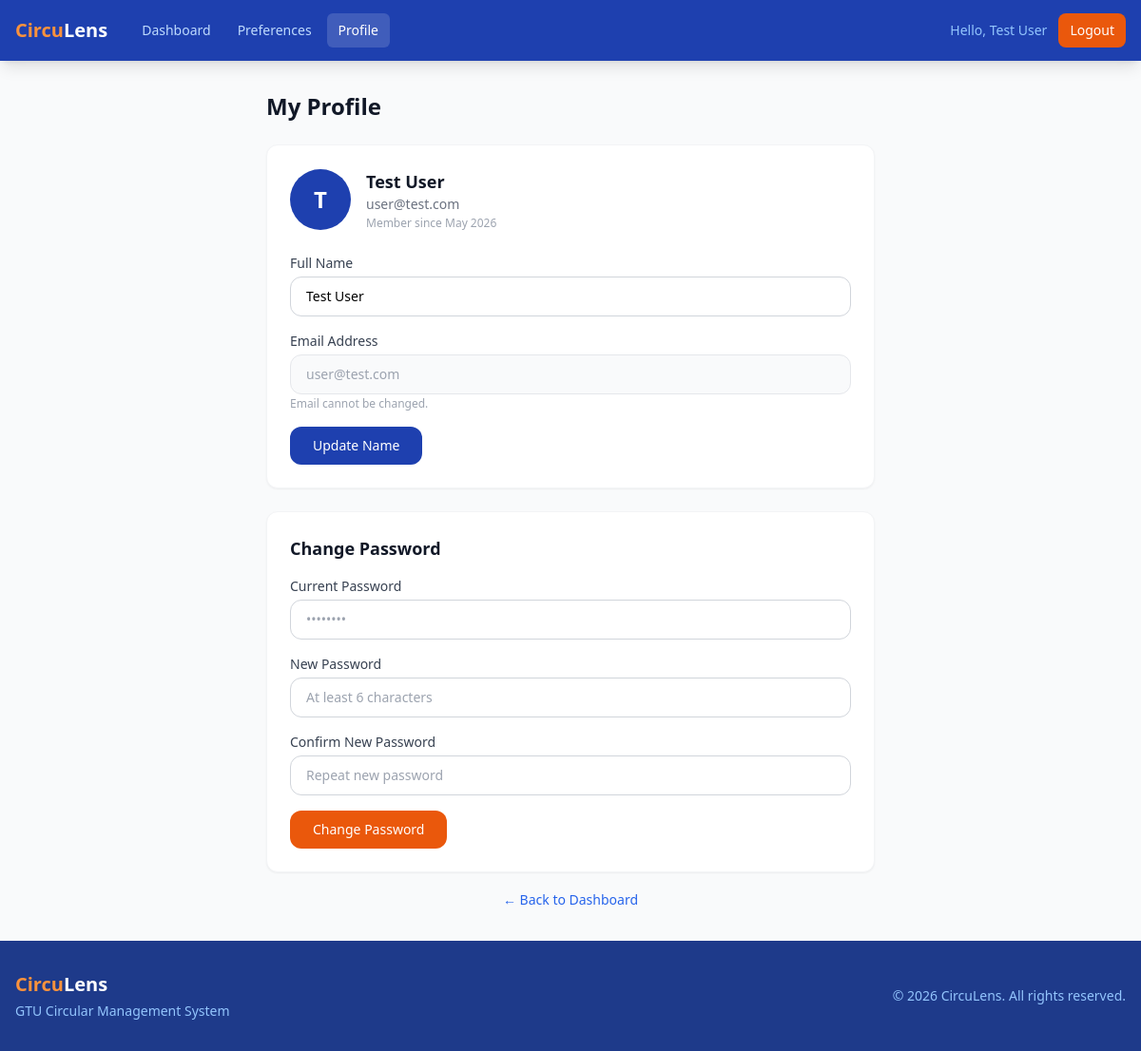
Screenshot of /user/profile.php (signed in) with the database file from the repository.
### tables this page shows
CREATE TABLE IF NOT EXISTS users (
    id             INT AUTO_INCREMENT PRIMARY KEY,
    name           VARCHAR(100) NOT NULL,
    email          VARCHAR(100) UNIQUE NOT NULL,
    password       VARCHAR(255),
    oauth_provider VARCHAR(20),
    oauth_id       VARCHAR(100),
    reset_token    VARCHAR(100),
    reset_expires  DATETIME,
    is_active      TINYINT(1)   DEFAULT 1,
    created_at     TIMESTAMP    DEFAULT CURRENT_TIMESTAMP,
    INDEX idx_email (email),
    INDEX idx_reset_token (reset_token)
);

### config/auth.php (called while the page is built, shortened)
<?php
function isUserLoggedIn(): bool {
    return isset($_SESSION['user_id']) && !empty($_SESSION['user_id']);
}
function getCurrentUser(): ?array {
    return [
        'id'    => $_SESSION['user_id'],
        'name'  => $_SESSION['user_name']  ?? '',
        'email' => $_SESSION['user_email'] ?? '',
    ];
}

### config/database.php (called while the page is built, shortened)
<?php
class Database {
    private static ?Database $instance = null;
    private PDO $pdo;
    private function __construct() {
        $dsn = 'mysql:host=' . DB_HOST . ';dbname=' . DB_NAME . ';charset=utf8mb4';
        $this->pdo = new PDO($dsn, DB_USER, DB_PASS, [
            PDO::ATTR_ERRMODE            => PDO::ERRMODE_EXCEPTION,
            PDO::ATTR_DEFAULT_FETCH_MODE => PDO::FETCH_ASSOC,
            PDO::ATTR_EMULATE_PREPARES   => false,
        ]);
    }
    public static function getInstance(): self {
        if (self::$instance === null) {
            self::$instance = new self();
        }
        return self::$instance;
    }
    public function getConnection(): PDO {
        return $this->pdo;
    }
}
function db(): PDO {
    return Database::getInstance()->getConnection();
}

### user/profile.php (the view, shortened to what this page needs)
<?php
require_once __DIR__ . '/../config/auth.php';
require_once __DIR__ . '/../config/database.php';
$user = getCurrentUser();
try {
    $stmt = db()->prepare('SELECT * FROM users WHERE id = ? LIMIT 1');
    $stmt->execute([$user['id']]);
    $userData = $stmt->fetch();
} catch (Exception $e) {
    $userData = null;
    $dbOk = false;
}
include __DIR__ . '/../includes/user_header.php';
?>
<div class="max-w-2xl mx-auto px-4 py-8">
    <h1 class="text-2xl font-bold text-gray-900 mb-6">My Profile</h1>
    <div class="bg-white rounded-xl shadow-sm border border-gray-100 p-6 mb-6">
        <div class="flex items-center gap-4 mb-6">
            <div class="w-16 h-16 bg-blue-800 rounded-full flex items-center justify-center text-white font-bold text-2xl">
                <?php echo strtoupper(mb_substr($user['name'], 0, 1)); ?>
            </div>
            <div>
                <h2 class="text-lg font-semibold text-gray-900"><?php echo htmlspecialchars($user['name']); ?></h2>
                <p class="text-gray-500 text-sm"><?php echo htmlspecialchars($user['email']); ?></p>
                <?php if ($userData): ?>
                    <p class="text-gray-400 text-xs mt-0.5">Member since <?php echo date('F Y', strtotime($userData['created_at'])); ?></p>
                <?php endif; ?>
            </div>
        </div>
        <form method="POST" class="space-y-4">
            <div>
                <label class="block text-sm font-medium text-gray-700 mb-1">Full Name</label>
                <input type="text" name="name" required maxlength="100"
                       value="<?php echo htmlspecialchars($userData['name'] ?? $user['name']); ?>"
                       class="w-full px-4 py-2.5 border border-gray-300 rounded-xl focus:outline-none focus:ring-2 focus:ring-blue-500 text-sm">
            </div>
            <div>
                <label class="block text-sm font-medium text-gray-700 mb-1">Email Address</label>
                <input type="email" value="<?php echo htmlspecialchars($user['email']); ?>" disabled
                       class="w-full px-4 py-2.5 border border-gray-200 rounded-xl bg-gray-50 text-gray-400 text-sm">
                <p class="text-gray-400 text-xs mt-0.5">Email cannot be changed.</p>
            </div>
            <button type="submit" class="bg-blue-800 hover:bg-blue-700 text-white px-6 py-2.5 rounded-xl text-sm font-medium transition-colors">
                Update Name
            </button>
        </form>
    </div>
    <div class="bg-white rounded-xl shadow-sm border border-gray-100 p-6">
        <h2 class="text-lg font-semibold text-gray-900 mb-4">Change Password</h2>
        <form method="POST" class="space-y-4">
            <div>
                <label class="block text-sm font-medium text-gray-700 mb-1">Current Password</label>
                <input type="password" name="current_password" required autocomplete="current-password"
                       class="w-full px-4 py-2.5 border border-gray-300 rounded-xl focus:outline-none focus:ring-2 focus:ring-blue-500 text-sm"
                       placeholder="••••••••">
            </div>
            <div>
                <label class="block text-sm font-medium text-gray-700 mb-1">New Password</label>
                <input type="password" name="new_password" required minlength="6" autocomplete="new-password"
                       class="w-full px-4 py-2.5 border border-gray-300 rounded-xl focus:outline-none focus:ring-2 focus:ring-blue-500 text-sm"
                       placeholder="At least 6 characters">
            </div>
            <div>
                <label class="block text-sm font-medium text-gray-700 mb-1">Confirm New Password</label>
                <input type="password" name="confirm" required autocomplete="new-password"
                       class="w-full px-4 py-2.5 border border-gray-300 rounded-xl focus:outline-none focus:ring-2 focus:ring-blue-500 text-sm"
                       placeholder="Repeat new password">
            </div>
            <button type="submit" class="bg-orange-600 hover:bg-orange-500 text-white px-6 py-2.5 rounded-xl text-sm font-medium transition-colors">
                Change Password
            </button>
        </form>
    </div>
    <div class="mt-4 text-center">
        <a href="<?php echo APP_URL; ?>/user/dashboard.php" class="text-blue-600 hover:text-blue-800 text-sm">← Back to Dashboard</a>
    </div>
</div>
<?php include __DIR__ . '/../includes/user_footer.php'; ?>

### includes/user_header.php (shortened to what this page needs)
<?php
require_once __DIR__ . '/../config/auth.php';
$user  = getCurrentUser();
?>
<!DOCTYPE html>
<html lang="en">
<head>
    <script src="https://cdn.tailwindcss.com"></script>
    <link rel="stylesheet" href="<?php echo APP_URL; ?>/assets/css/style.css">
</head>
<body class="bg-gray-50 min-h-screen flex flex-col">
<nav class="bg-blue-800 shadow-lg">
    <div class="max-w-7xl mx-auto px-4">
        <div class="flex justify-between items-center h-16">
            <div class="flex items-center space-x-6">
                <a href="<?php echo APP_URL; ?>" class="flex items-center">
                    <span class="text-orange-400 font-bold text-xl">Circu</span><span class="text-white font-bold text-xl">Lens</span>
                </a>
                <div class="hidden md:flex space-x-1">
                    <a href="<?php echo APP_URL; ?>/user/dashboard.php"   class="text-blue-200 hover:text-white text-sm font-medium px-3 py-2 rounded-md hover:bg-blue-700">Dashboard</a>
                    <a href="<?php echo APP_URL; ?>/user/preferences.php" class="text-blue-200 hover:text-white text-sm font-medium px-3 py-2 rounded-md hover:bg-blue-700">Preferences</a>
                    <a href="<?php echo APP_URL; ?>/user/profile.php"     class="text-blue-200 hover:text-white text-sm font-medium px-3 py-2 rounded-md hover:bg-blue-700">Profile</a>
                </div>
            </div>
            <div class="flex items-center space-x-3">
                <span class="text-blue-300 text-sm hidden md:block">Hello, <?php echo htmlspecialchars($user['name']); ?></span>
                <a href="<?php echo APP_URL; ?>/user/logout.php" class="bg-orange-600 hover:bg-orange-500 text-white px-3 py-2 rounded-lg text-sm font-medium">Logout</a>
            </div>
        </div>
    </div>
</nav>
<main class="flex-1">

### assets/css/style.css (style rules this page uses)
* { transition-property: color, background-color, border-color, box-shadow; transition-timing-function: cubic-bezier(0.4, 0, 0.2, 1); transition-duration: 150ms; }
nav a.active { color: white !important; background: rgba(255, 255, 255, 0.15); border-radius: 6px; }

### rows the page displays
users: name "Test User", name "T", email "user@test.com", created_at "May 2026"
